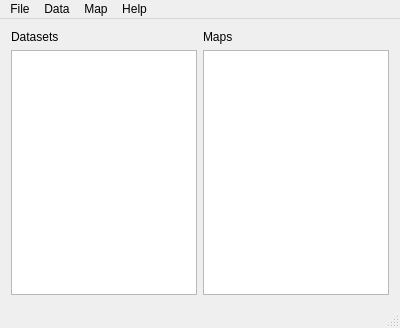
<?xml version="1.0" encoding="UTF-8"?>
<ui version="4.0">
 <class>MainWindow</class>
 <widget class="QMainWindow" name="MainWindow">
  <property name="geometry">
   <rect>
    <x>0</x>
    <y>0</y>
    <width>400</width>
    <height>328</height>
   </rect>
  </property>
  <property name="minimumSize">
   <size>
    <width>400</width>
    <height>300</height>
   </size>
  </property>
  <property name="windowTitle">
   <string>Vespucci</string>
  </property>
  <property name="windowIcon">
   <iconset>
    <normaloff>vespuccilogo.svg</normaloff>vespuccilogo.svg</iconset>
  </property>
  <widget class="QWidget" name="centralWidget">
   <layout class="QGridLayout" name="gridLayout">
    <item row="1" column="1">
     <widget class="QListWidget" name="datasetsListWidget"/>
    </item>
    <item row="1" column="3">
     <widget class="QListWidget" name="mapsListWidget">
      <property name="sizeAdjustPolicy">
       <enum>QAbstractScrollArea::AdjustIgnored</enum>
      </property>
     </widget>
    </item>
    <item row="0" column="1">
     <widget class="QLabel" name="label">
      <property name="text">
       <string>Datasets</string>
      </property>
     </widget>
    </item>
    <item row="0" column="3">
     <widget class="QLabel" name="label_2">
      <property name="text">
       <string>Maps</string>
      </property>
     </widget>
    </item>
   </layout>
  </widget>
  <widget class="QMenuBar" name="menuBar">
   <property name="geometry">
    <rect>
     <x>0</x>
     <y>0</y>
     <width>400</width>
     <height>21</height>
    </rect>
   </property>
   <widget class="QMenu" name="menuFile">
    <property name="title">
     <string>File</string>
    </property>
    <addaction name="actionLoad_Workspace"/>
    <addaction name="actionImport_Dataset_from_File"/>
    <addaction name="actionSave_Workspace"/>
    <addaction name="separator"/>
    <addaction name="actionExit"/>
   </widget>
   <widget class="QMenu" name="menuHelp">
    <property name="title">
     <string>Help</string>
    </property>
    <addaction name="actionDocumentation"/>
    <addaction name="separator"/>
    <addaction name="actionAbout_Vespucci"/>
    <addaction name="actionCiting_Vespucci"/>
   </widget>
   <widget class="QMenu" name="menuData">
    <property name="title">
     <string>Data</string>
    </property>
    <widget class="QMenu" name="menuData_Pre_Processing">
     <property name="title">
      <string>Data Pre-Processing</string>
     </property>
     <addaction name="actionFilter_Derivatize"/>
     <addaction name="actionNormalize_Standardize"/>
     <addaction name="actionSubtract_Background"/>
     <addaction name="actionCorrect_Baseline"/>
     <addaction name="actionCrop"/>
    </widget>
    <widget class="QMenu" name="menuExport_Dataset_Elements">
     <property name="title">
      <string>Export Dataset Elements</string>
     </property>
     <widget class="QMenu" name="menuPCA_Data">
      <property name="title">
       <string>PCA Data</string>
      </property>
      <addaction name="actionLatent"/>
      <addaction name="actionProjected_Data"/>
      <addaction name="actionEigenvalues_of_Covariance_Matrix"/>
      <addaction name="actionHotteling_s_Statistic"/>
     </widget>
     <addaction name="actionSpectra"/>
     <addaction name="actionAverage_Spectra"/>
     <addaction name="actionAverage_Spectra_with_Abcissa"/>
     <addaction name="actionSpatial_Data"/>
     <addaction name="actionSpectral_Abcissa"/>
     <addaction name="separator"/>
     <addaction name="actionAll_Data"/>
     <addaction name="separator"/>
     <addaction name="menuPCA_Data"/>
     <addaction name="actionPLS_Data"/>
     <addaction name="actionVCA_Data"/>
    </widget>
    <addaction name="menuData_Pre_Processing"/>
    <addaction name="separator"/>
    <addaction name="actionConcatenate_Datasets"/>
    <addaction name="menuExport_Dataset_Elements"/>
    <addaction name="actionView_Dataset_Elements"/>
    <addaction name="separator"/>
    <addaction name="actionClose_Dataset"/>
   </widget>
   <widget class="QMenu" name="menuMap">
    <property name="title">
     <string>Map</string>
    </property>
    <widget class="QMenu" name="menuNew_Multivariate_Map">
     <property name="enabled">
      <bool>true</bool>
     </property>
     <property name="title">
      <string>New Multivariate Map...</string>
     </property>
     <addaction name="actionPrincipal_Components_Analysis"/>
     <addaction name="actionPartial_Least_Squares"/>
     <addaction name="actionVertex_Components"/>
     <addaction name="actionK_Means_Clustering"/>
     <addaction name="actionAgglomerative_Hierarchical_Clustering"/>
    </widget>
    <addaction name="actionNew_Univariate_Map"/>
    <addaction name="actionNew_Band_Ratio_Map"/>
    <addaction name="menuNew_Multivariate_Map"/>
    <addaction name="separator"/>
    <addaction name="actionDelete_Map"/>
    <addaction name="separator"/>
    <addaction name="actionSet_Global_Color_Scale"/>
   </widget>
   <addaction name="menuFile"/>
   <addaction name="menuData"/>
   <addaction name="menuMap"/>
   <addaction name="menuHelp"/>
  </widget>
  <widget class="QStatusBar" name="statusBar"/>
  <action name="actionLoad_Workspace">
   <property name="enabled">
    <bool>false</bool>
   </property>
   <property name="text">
    <string>Load Workspace...</string>
   </property>
   <property name="toolTip">
    <string>Load a Vespucci workspace saved in HDF5 format</string>
   </property>
  </action>
  <action name="actionSave_Workspace">
   <property name="enabled">
    <bool>false</bool>
   </property>
   <property name="text">
    <string>Save Workspace</string>
   </property>
   <property name="toolTip">
    <string>Save current workspace (all datasets and created maps) as HDF5 file</string>
   </property>
  </action>
  <action name="actionExit">
   <property name="text">
    <string>Exit</string>
   </property>
  </action>
  <action name="actionImport_Dataset_from_File">
   <property name="text">
    <string>Import Dataset from File</string>
   </property>
   <property name="toolTip">
    <string>Import a hyperspectral dataset from a text or instrument file</string>
   </property>
  </action>
  <action name="actionDocumentation">
   <property name="enabled">
    <bool>true</bool>
   </property>
   <property name="text">
    <string>Vespucci Webpage</string>
   </property>
  </action>
  <action name="actionAbout_Vespucci">
   <property name="enabled">
    <bool>true</bool>
   </property>
   <property name="text">
    <string>About Vespucci</string>
   </property>
  </action>
  <action name="actionConcatenate_Datasets">
   <property name="enabled">
    <bool>false</bool>
   </property>
   <property name="text">
    <string>Concatenate Datasets</string>
   </property>
  </action>
  <action name="actionNew_Univariate_Map">
   <property name="text">
    <string>New Univariate Map...</string>
   </property>
  </action>
  <action name="actionNew_Band_Ratio_Map">
   <property name="enabled">
    <bool>true</bool>
   </property>
   <property name="text">
    <string>New Band Ratio Map...</string>
   </property>
  </action>
  <action name="actionDelete_Map">
   <property name="enabled">
    <bool>false</bool>
   </property>
   <property name="text">
    <string>Delete Map</string>
   </property>
   <property name="toolTip">
    <string>Delete the currently selected map</string>
   </property>
  </action>
  <action name="actionCiting_Vespucci">
   <property name="text">
    <string>Citing Vespucci</string>
   </property>
  </action>
  <action name="actionPrincipal_Components_Analysis">
   <property name="text">
    <string>Principal Components</string>
   </property>
  </action>
  <action name="actionPartial_Least_Squares">
   <property name="enabled">
    <bool>true</bool>
   </property>
   <property name="text">
    <string>Partial Least Squares</string>
   </property>
  </action>
  <action name="actionVertex_Components">
   <property name="enabled">
    <bool>true</bool>
   </property>
   <property name="text">
    <string>Vertex Components</string>
   </property>
  </action>
  <action name="actionK_means_Hierarchical_Clustering">
   <property name="enabled">
    <bool>true</bool>
   </property>
   <property name="text">
    <string>K-means Clustering</string>
   </property>
  </action>
  <action name="actionAgglomerative_Hierarchical_Clustering">
   <property name="enabled">
    <bool>false</bool>
   </property>
   <property name="text">
    <string>Agglomerative Hierarchical Clustering</string>
   </property>
  </action>
  <action name="actionFilter_Derivatize">
   <property name="text">
    <string>Filter/Derivatize</string>
   </property>
  </action>
  <action name="actionNormalize_Standardize">
   <property name="text">
    <string>Normalize/Standardize</string>
   </property>
  </action>
  <action name="actionSubtract_Background">
   <property name="text">
    <string>Subtract Background</string>
   </property>
  </action>
  <action name="actionCorrect_Baseline">
   <property name="enabled">
    <bool>true</bool>
   </property>
   <property name="text">
    <string>Correct Baseline</string>
   </property>
  </action>
  <action name="actionSpectra">
   <property name="text">
    <string>Spectra</string>
   </property>
  </action>
  <action name="actionSpatial_Data">
   <property name="text">
    <string>Spatial Data</string>
   </property>
  </action>
  <action name="actionSpectral_Abcissa">
   <property name="text">
    <string>Spectral Abcissa</string>
   </property>
  </action>
  <action name="actionAll_Data">
   <property name="text">
    <string>All Data</string>
   </property>
  </action>
  <action name="actionAverage_Spectra">
   <property name="text">
    <string>Average Spectra</string>
   </property>
  </action>
  <action name="actionAverage_Spectra_with_Abcissa">
   <property name="text">
    <string>Average Spectra (with Abcissa)</string>
   </property>
  </action>
  <action name="actionClose_Dataset">
   <property name="text">
    <string>Close Dataset</string>
   </property>
  </action>
  <action name="actionCrop">
   <property name="text">
    <string>Crop</string>
   </property>
  </action>
  <action name="actionView_Dataset_Elements">
   <property name="text">
    <string>View Dataset Elements</string>
   </property>
  </action>
  <action name="actionSet_Global_Color_Scale">
   <property name="text">
    <string>Set Global Color Scale...</string>
   </property>
  </action>
  <action name="actionK_Means_Clustering">
   <property name="text">
    <string>K-Means Clustering</string>
   </property>
  </action>
  <action name="actionLatent">
   <property name="text">
    <string>Coefficients</string>
   </property>
  </action>
  <action name="actionProjected_Data">
   <property name="text">
    <string>Projected Data</string>
   </property>
  </action>
  <action name="actionEigenvalues_of_Covariance_Matrix">
   <property name="text">
    <string>Eigenvalues of Covariance Matrix</string>
   </property>
  </action>
  <action name="actionHotteling_s_Statistic">
   <property name="text">
    <string>Hotteling's Statistic</string>
   </property>
  </action>
  <action name="actionPLS_Data">
   <property name="enabled">
    <bool>false</bool>
   </property>
   <property name="text">
    <string>PLS Data</string>
   </property>
  </action>
  <action name="actionVCA_Data">
   <property name="enabled">
    <bool>false</bool>
   </property>
   <property name="text">
    <string>VCA Data</string>
   </property>
  </action>
 </widget>
 <layoutdefault spacing="6" margin="11"/>
 <resources/>
 <connections/>
</ui>
